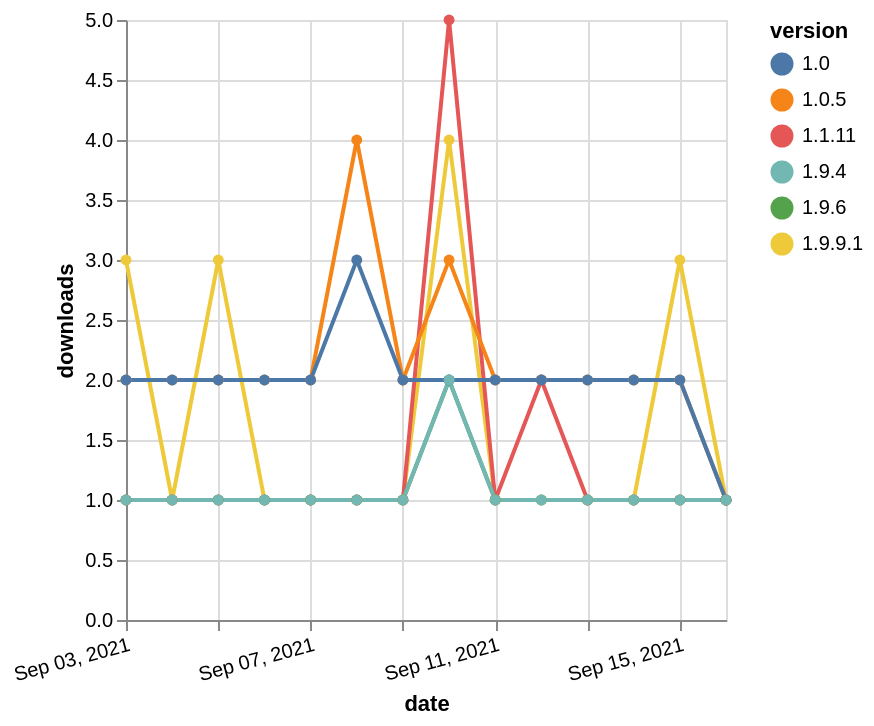

This figure's Vega-Lite source:
### Vega-Lite specification from a JSON file in a GitHub repository (floating-point values rounded to 4 significant figures)
{"$schema": "https://vega.github.io/schema/vega-lite/v5.json", "description": "A simple bar chart with embedded data.", "data": {"values": [{"date": "2021-09-03", "total": 164, "delta": 3, "version": "1.9.9.1"}, {"date": "2021-09-04", "total": 165, "delta": 1, "version": "1.9.9.1"}, {"date": "2021-09-05", "total": 168, "delta": 3, "version": "1.9.9.1"}, {"date": "2021-09-06", "total": 169, "delta": 1, "version": "1.9.9.1"}, {"date": "2021-09-07", "total": 170, "delta": 1, "version": "1.9.9.1"}, {"date": "2021-09-08", "total": 171, "delta": 1, "version": "1.9.9.1"}, {"date": "2021-09-09", "total": 172, "delta": 1, "version": "1.9.9.1"}, {"date": "2021-09-10", "total": 176, "delta": 4, "version": "1.9.9.1"}, {"date": "2021-09-11", "total": 177, "delta": 1, "version": "1.9.9.1"}, {"date": "2021-09-12", "total": 178, "delta": 1, "version": "1.9.9.1"}, {"date": "2021-09-13", "total": 179, "delta": 1, "version": "1.9.9.1"}, {"date": "2021-09-14", "total": 180, "delta": 1, "version": "1.9.9.1"}, {"date": "2021-09-15", "total": 183, "delta": 3, "version": "1.9.9.1"}, {"date": "2021-09-16", "total": 184, "delta": 1, "version": "1.9.9.1"}, {"date": "2021-09-03", "total": 376, "delta": 1, "version": "1.1.11"}, {"date": "2021-09-04", "total": 377, "delta": 1, "version": "1.1.11"}, {"date": "2021-09-05", "total": 378, "delta": 1, "version": "1.1.11"}, {"date": "2021-09-06", "total": 379, "delta": 1, "version": "1.1.11"}, {"date": "2021-09-07", "total": 380, "delta": 1, "version": "1.1.11"}, {"date": "2021-09-08", "total": 381, "delta": 1, "version": "1.1.11"}, {"date": "2021-09-09", "total": 382, "delta": 1, "version": "1.1.11"}, {"date": "2021-09-10", "total": 387, "delta": 5, "version": "1.1.11"}, {"date": "2021-09-11", "total": 388, "delta": 1, "version": "1.1.11"}, {"date": "2021-09-12", "total": 390, "delta": 2, "version": "1.1.11"}, {"date": "2021-09-13", "total": 391, "delta": 1, "version": "1.1.11"}, {"date": "2021-09-14", "total": 392, "delta": 1, "version": "1.1.11"}, {"date": "2021-09-15", "total": 393, "delta": 1, "version": "1.1.11"}, {"date": "2021-09-16", "total": 394, "delta": 1, "version": "1.1.11"}, {"date": "2021-09-03", "total": 2572, "delta": 2, "version": "1.0.5"}, {"date": "2021-09-04", "total": 2574, "delta": 2, "version": "1.0.5"}, {"date": "2021-09-05", "total": 2576, "delta": 2, "version": "1.0.5"}, {"date": "2021-09-06", "total": 2578, "delta": 2, "version": "1.0.5"}, {"date": "2021-09-07", "total": 2580, "delta": 2, "version": "1.0.5"}, {"date": "2021-09-08", "total": 2584, "delta": 4, "version": "1.0.5"}, {"date": "2021-09-09", "total": 2586, "delta": 2, "version": "1.0.5"}, {"date": "2021-09-10", "total": 2589, "delta": 3, "version": "1.0.5"}, {"date": "2021-09-11", "total": 2591, "delta": 2, "version": "1.0.5"}, {"date": "2021-09-12", "total": 2593, "delta": 2, "version": "1.0.5"}, {"date": "2021-09-13", "total": 2595, "delta": 2, "version": "1.0.5"}, {"date": "2021-09-14", "total": 2597, "delta": 2, "version": "1.0.5"}, {"date": "2021-09-15", "total": 2599, "delta": 2, "version": "1.0.5"}, {"date": "2021-09-16", "total": 2600, "delta": 1, "version": "1.0.5"}, {"date": "2021-09-03", "total": 138, "delta": 1, "version": "1.9.6"}, {"date": "2021-09-04", "total": 139, "delta": 1, "version": "1.9.6"}, {"date": "2021-09-05", "total": 140, "delta": 1, "version": "1.9.6"}, {"date": "2021-09-06", "total": 141, "delta": 1, "version": "1.9.6"}, {"date": "2021-09-07", "total": 142, "delta": 1, "version": "1.9.6"}, {"date": "2021-09-08", "total": 143, "delta": 1, "version": "1.9.6"}, {"date": "2021-09-09", "total": 144, "delta": 1, "version": "1.9.6"}, {"date": "2021-09-10", "total": 146, "delta": 2, "version": "1.9.6"}, {"date": "2021-09-11", "total": 147, "delta": 1, "version": "1.9.6"}, {"date": "2021-09-12", "total": 148, "delta": 1, "version": "1.9.6"}, {"date": "2021-09-13", "total": 149, "delta": 1, "version": "1.9.6"}, {"date": "2021-09-14", "total": 150, "delta": 1, "version": "1.9.6"}, {"date": "2021-09-15", "total": 151, "delta": 1, "version": "1.9.6"}, {"date": "2021-09-16", "total": 152, "delta": 1, "version": "1.9.6"}, {"date": "2021-09-03", "total": 2257, "delta": 2, "version": "1.0"}, {"date": "2021-09-04", "total": 2259, "delta": 2, "version": "1.0"}, {"date": "2021-09-05", "total": 2261, "delta": 2, "version": "1.0"}, {"date": "2021-09-06", "total": 2263, "delta": 2, "version": "1.0"}, {"date": "2021-09-07", "total": 2265, "delta": 2, "version": "1.0"}, {"date": "2021-09-08", "total": 2268, "delta": 3, "version": "1.0"}, {"date": "2021-09-09", "total": 2270, "delta": 2, "version": "1.0"}, {"date": "2021-09-10", "total": 2272, "delta": 2, "version": "1.0"}, {"date": "2021-09-11", "total": 2274, "delta": 2, "version": "1.0"}, {"date": "2021-09-12", "total": 2276, "delta": 2, "version": "1.0"}, {"date": "2021-09-13", "total": 2278, "delta": 2, "version": "1.0"}, {"date": "2021-09-14", "total": 2280, "delta": 2, "version": "1.0"}, {"date": "2021-09-15", "total": 2282, "delta": 2, "version": "1.0"}, {"date": "2021-09-16", "total": 2283, "delta": 1, "version": "1.0"}, {"date": "2021-09-03", "total": 134, "delta": 1, "version": "1.9.4"}, {"date": "2021-09-04", "total": 135, "delta": 1, "version": "1.9.4"}, {"date": "2021-09-05", "total": 136, "delta": 1, "version": "1.9.4"}, {"date": "2021-09-06", "total": 137, "delta": 1, "version": "1.9.4"}, {"date": "2021-09-07", "total": 138, "delta": 1, "version": "1.9.4"}, {"date": "2021-09-08", "total": 139, "delta": 1, "version": "1.9.4"}, {"date": "2021-09-09", "total": 140, "delta": 1, "version": "1.9.4"}, {"date": "2021-09-10", "total": 142, "delta": 2, "version": "1.9.4"}, {"date": "2021-09-11", "total": 143, "delta": 1, "version": "1.9.4"}, {"date": "2021-09-12", "total": 144, "delta": 1, "version": "1.9.4"}, {"date": "2021-09-13", "total": 145, "delta": 1, "version": "1.9.4"}, {"date": "2021-09-14", "total": 146, "delta": 1, "version": "1.9.4"}, {"date": "2021-09-15", "total": 147, "delta": 1, "version": "1.9.4"}, {"date": "2021-09-16", "total": 148, "delta": 1, "version": "1.9.4"}]}, "width": "container", "mark": {"type": "line", "point": {"filled": true}}, "encoding": {"x": {"field": "date", "type": "temporal", "timeUnit": "yearmonthdate", "title": "date", "axis": {"labelAngle": -15}}, "y": {"field": "delta", "type": "quantitative", "title": "downloads"}, "color": {"field": "version", "type": "nominal"}, "tooltip": {"field": "delta"}}}
